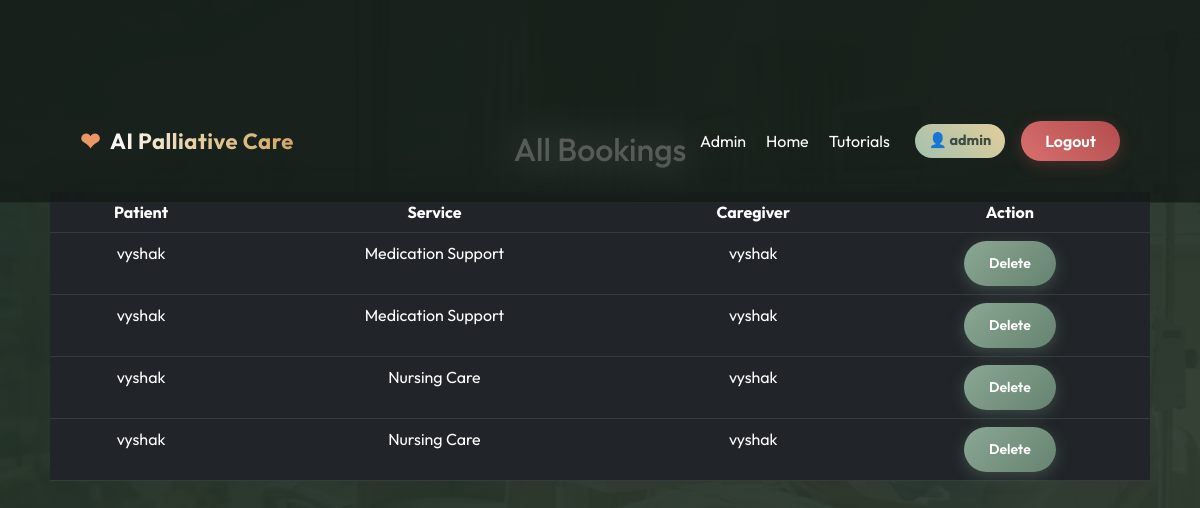
Before: /view_all_bookings (signed in) with the older database file.
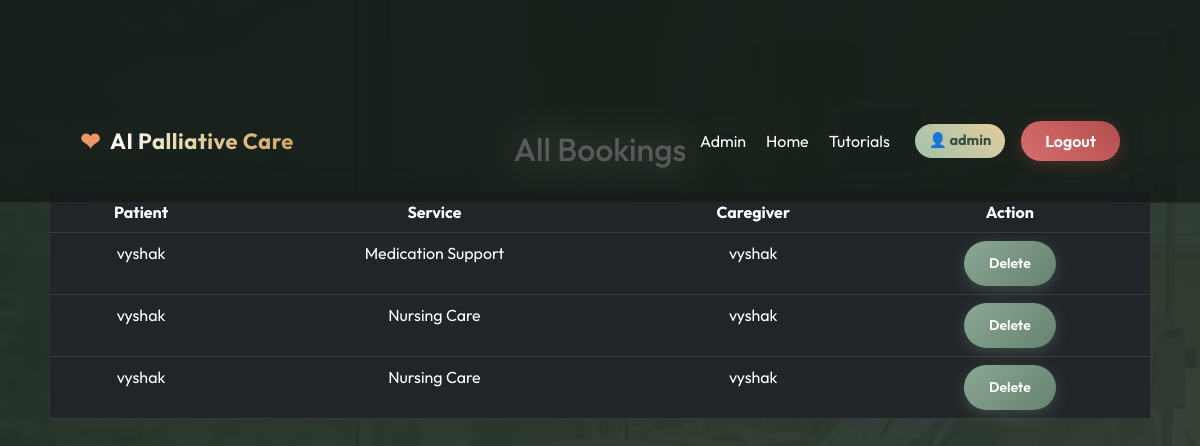
After: the same page with the newer database file.
### tables this page shows
CREATE TABLE booking(
        id INTEGER PRIMARY KEY AUTOINCREMENT,
        patient_name TEXT,
        service TEXT,
        caregiver TEXT
    );

### app.py (the view)
@app.route("/view_all_bookings")
def view_all_bookings():
    if session.get("role") not in ["admin", "nurse"]:
        return redirect("/login")
    conn = get_db()
    data = conn.execute("SELECT * FROM booking").fetchall()
    conn.close()
    return render_template("admin_view_bookings.html", bookings=data)

### app.py (called while the page is built)
@app.after_request
def add_header(response):
    response.cache_control.no_store = True
    response.cache_control.no_cache = True
    response.cache_control.must_revalidate = True
    response.cache_control.max_age = 0
    return response

def get_db():
    conn = sqlite3.connect(DB)
    conn.row_factory = sqlite3.Row
    return conn

### templates/admin_view_bookings.html
{% extends "base.html" %}
{% block content %}
<h2 class="text-center mb-4">All Bookings</h2>
<table class="table table-dark text-center">
<tr>
    <th>Patient</th>
    <th>Service</th>
    <th>Caregiver</th>
    <th>Action</th>
</tr>
{% for b in bookings %}
<tr>
    <td>{{ b.patient_name }}</td>
    <td>{{ b.service }}</td>
    <td>{{ b.caregiver }}</td>
    <td>
        <a href="/admin_delete_booking/{{ b.id }}"
           class="btn btn-danger btn-sm"
           onclick="return confirm('Delete booking?')">
           Delete
        </a>
    </td>
</tr>
{% endfor %}
</table>
{% endblock %}

Changed rows visible on the page:
removed booking: patient_name "vyshak", service "Medication Support", caregiver "vyshak"
